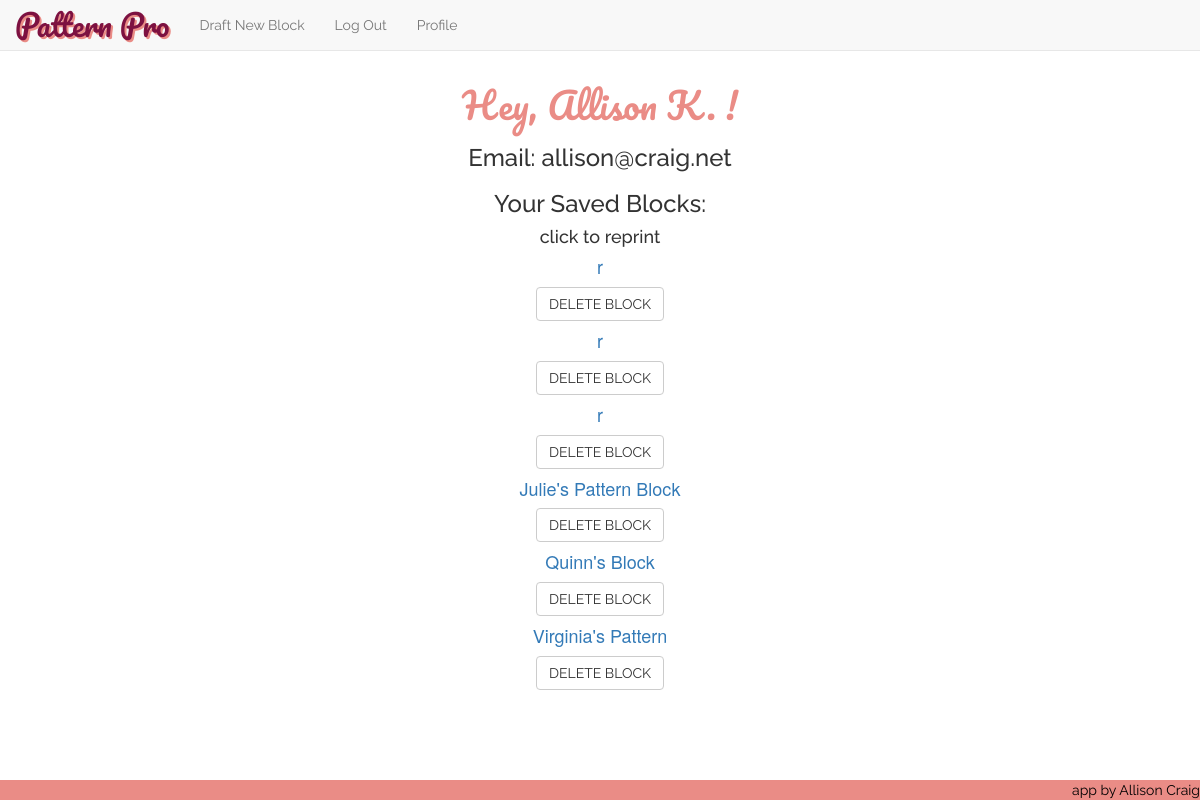
Before: /profile (signed in) with the older database file.
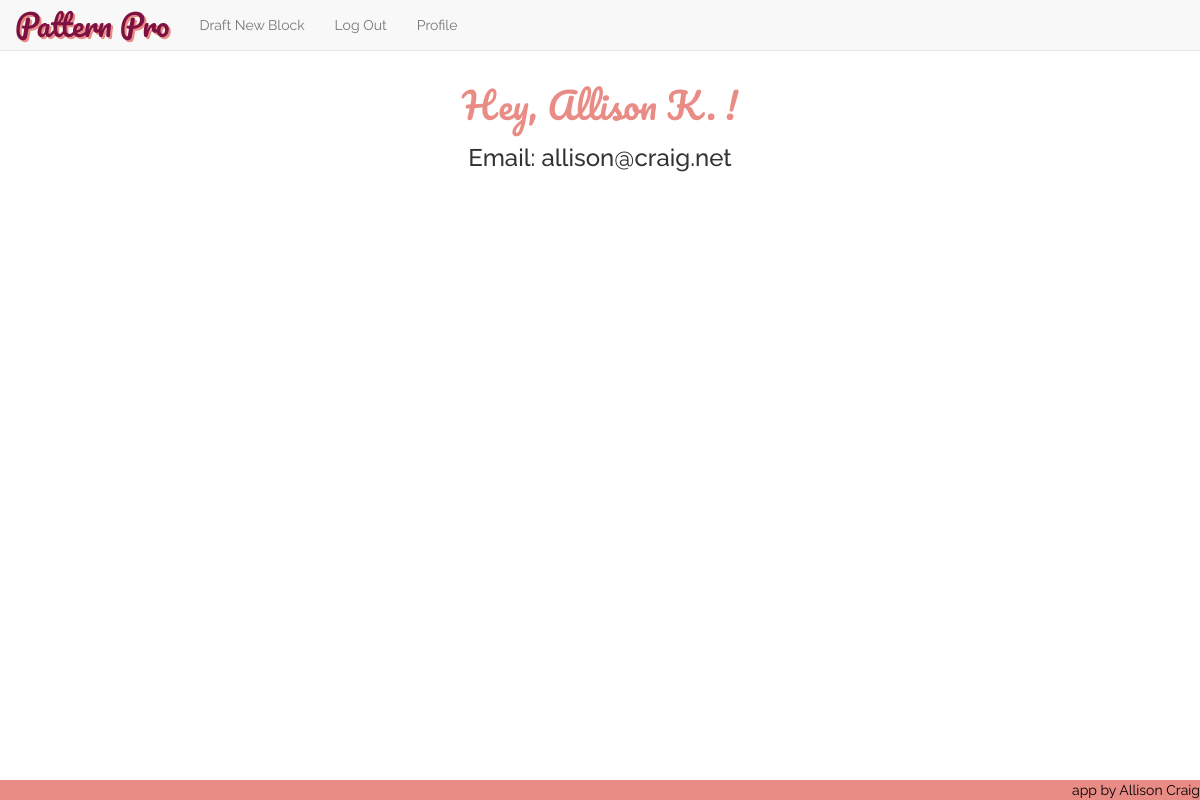
After: the same page with the newer database file.
### model.py (models this page shows, shortened)
class User(db.Model):
    __tablename__ = "Users"
    user_id = db.Column(db.Integer, autoincrement=True, primary_key=True)
    email = db.Column(db.String(64), unique=True, nullable=False)
    password = db.Column(db.String(64), nullable=False)
    fname = db.Column(db.String(15), nullable=False)

class Measurement_Chart(db.Model):
    __tablename__ = "Measurement_Charts"
    chart_id = db.Column(db.Integer, autoincrement=True, primary_key=True)
    nickname = db.Column(db.Integer, nullable=False)
    user_id = db.Column(db.String(100), db.ForeignKey('Users.user_id'))
    bust = db.Column(db.Integer, nullable=False)
    waist = db.Column(db.Integer, nullable=False)
    full_length = db.Column(db.Integer, nullable=False)
    center_front = db.Column(db.Integer, nullable=False)
    front_shoulder_slope = db.Column(db.Integer, nullable=False)
    strap = db.Column(db.Integer, nullable=False)
    front_across_shoulder = db.Column(db.Integer, nullable=False)
    across_chest = db.Column(db.Integer, nullable=False)
    bust_depth = db.Column(db.Integer, nullable=False)
    shoulder_length = db.Column(db.Integer, nullable=False)
    bust_arc = db.Column(db.Integer, nullable=False)
    bust_span = db.Column(db.Integer, nullable=False)
    waist_arc = db.Column(db.Integer, nullable=False)
    dart_placement = db.Column(db.Integer, nullable=False)
    side_length = db.Column(db.Integer, nullable=False)
    full_length_back = db.Column(db.Integer, nullable=False)
    center_back = db.Column(db.Integer, nullable=False)
    back_shoulder_slope = db.Column(db.Integer, nullable=False)
    across_back = db.Column(db.Integer, nullable=False)
    back_arc = db.Column(db.Integer, nullable=False)
    waist_arc_back = db.Column(db.Integer, nullable=False)
    back_neck = db.Column(db.Integer, nullable=False)
    back_across_shoulder = db.Column(db.Integer, nullable=False)
    back_dart_intake = db.Column(db.Integer, nullable=False)
    user = db.relationship("User",
                           backref=db.backref("Measurement_Charts"))

### server.py (the view)
@app.route('/profile')
def user_profile_page():
    user_email = session['logged_in_customer_email']
    user = User.query.filter(User.email==user_email).one()
    saved_blocks = Measurement_Chart.query.filter(Measurement_Chart.user_id==1).all()
    return render_template("profile.html", user=user, session=session, savedblocks=saved_blocks)

### templates/profile.html (shortened to what this page needs)
{% extends 'base.html' %}
{% block content %}
<center><h1 class='heading-titles'>Hey, {{ user.fname }} !</h1></center>
<center><h3 class="raleway">Email: {{ user.email }}</h3></center>
{% if savedblocks %}
<center><h3 class="raleway">Your Saved Blocks: </h3></center>
<center><h4 class="raleway">click to reprint</h4></center>
{% for sblock in savedblocks %}
	<div class="saved-block">
		<center><a href='/print/{{sblock.chart_id}}'><h4>{{ sblock.nickname }}</h4></a></center>
		<center>
			<button class="btn btn-default delete-btn" value="{{ sblock.chart_id }}">DELETE BLOCK</button>
		</center>
	</div>
{% endfor %}
{% endif %}
{% endblock %}

### templates/base.html (shortened to what this page needs)
<!DOCTYPE html>
<html>
<head>
	<link rel='stylesheet' href='/static/css/style.css'>
	<link rel='stylesheet' href='/static/css/bootstrap.min.css'>
</head>
<body>
	<nav class="navbar navbar-default navbar-fixed-top">
		<div class="container-fluid" class="header">
			<a class="navbar-brand" id="corner-logo" href="/">Pattern Pro</a>
			<ul class="nav navbar-nav">
			{% if session['logged_in_customer_email'] is defined %}
				<li><a href="/start">Draft New Block</a></li>
                <li><a href="/logout" id="logout">Log Out</a></li>
                <li><a href="/profile" id="profile">Profile</a></li>
            {% else %}
                  <li><a href="/login">Log In</a></li>
                {% endif %}
             </ul>
		</div>
	</nav>
	{% block content %}{% endblock %}
	<footer><a href="https://github.com/allisonkcraig" id="footer-a">app by Allison Craig</a></footer>
</body>
</html>

### static/css/style.css (style rules this page uses)
body { padding-top: 65px; margin-bottom: 2em; }
.heading-titles { font-family: 'Pacifico', cursive; color: #EA8C86; margin-bottom: 0.5em; }
#corner-logo { font-family: 'Pacifico', cursive; font-size: 30px; text-decoration: none; text-shadow: 2px 2px #EA8C86; color: #7D1141; }
.navbar { font-family: "Raleway"; }
footer { font-family: "Raleway"; background-color: #EA8C86; position:fixed; left:0px; bottom:0px; height:20px; width:100%; }
#footer-a { text-decoration: none; color: black; float: right; }
.raleway { font-family: "Raleway"; }

Changed rows visible on the page:
removed Measurement_Chart: nickname "r", {{ sblock.chart_id }} 1 (drawn)
removed Measurement_Chart: nickname "r", {{ sblock.chart_id }} 2 (drawn)
removed Measurement_Chart: nickname "r", {{ sblock.chart_id }} 3 (drawn)
removed Measurement_Chart: nickname "Julie's Pattern Block", {{ sblock.chart_id }} 4 (drawn)
removed Measurement_Chart: nickname "Quinn's Block", {{ sblock.chart_id }} 5 (drawn)
removed Measurement_Chart: nickname "Virginia's Pattern", {{ sblock.chart_id }} 6 (drawn)
Other visible differences:
text no longer shown: "Your Saved Blocks: click to reprint"
